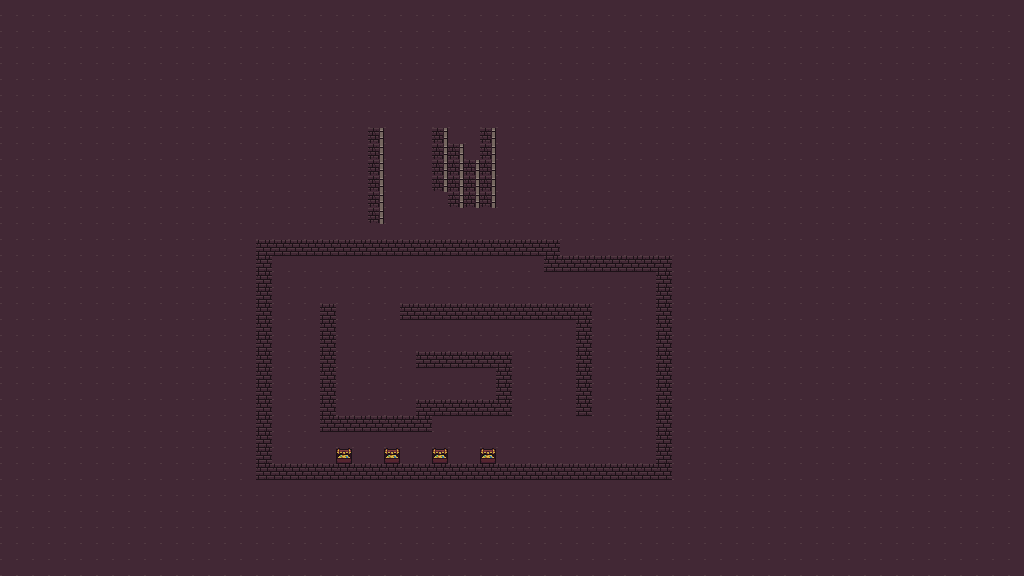

Tiled map render using the project's own tile images. Description and the map definition, with tile-layer contents summarised, below:
An orthogonal 64x36 tile map with 16x16 px tiles, 3 tile layers (Tile Layer 1, top, keylayer) and 4 objects (gggg).

<map version="1.10" tiledversion="1.10.0" orientation="orthogonal" renderorder="right-down" width="64" height="36" tilewidth="16" tileheight="16" infinite="0" nextlayerid="10" nextobjectid="22">
 <tileset firstgid="1" name="ttt1" tilewidth="16" tileheight="16" tilecount="512" columns="32">
  <image source="main_tileset/0x72_16x16DungeonTileset.v5.png" width="512" height="256" />
  <tile id="52">
   <objectgroup draworder="index" id="2">
    <object id="1" x="4.94768" y="-3.79822" width="0.0999531" />
    <object id="2" name="gggg" x="12.0943" y="0.0499766" width="3.34843" height="15.9425" />
   </objectgroup>
  </tile>
 </tileset>
 <layer id="1" name="Tile Layer 1" width="64" height="36">
  <data>[2304 cells, 2304 non-empty, 1 distinct tile ids]</data>
 </layer>
 <layer id="3" name="top" width="64" height="36">
  <data>[2304 cells, 146 non-empty, 2 distinct tile ids]</data>
 </layer>
 <layer id="9" name="keylayer" width="64" height="36">
  <data>[2304 cells, 4 non-empty, 1 distinct tile ids]</data>
 </layer>
 <objectgroup id="7" name="StartDoor">
  <object id="17" x="623.773" y="288.273" width="15.5" height="15.0455" />
 </objectgroup>
 <objectgroup id="6" name="EndDoor">
  <object id="16" x="624.25" y="432" width="16" height="15.875" />
 </objectgroup>
</map>
